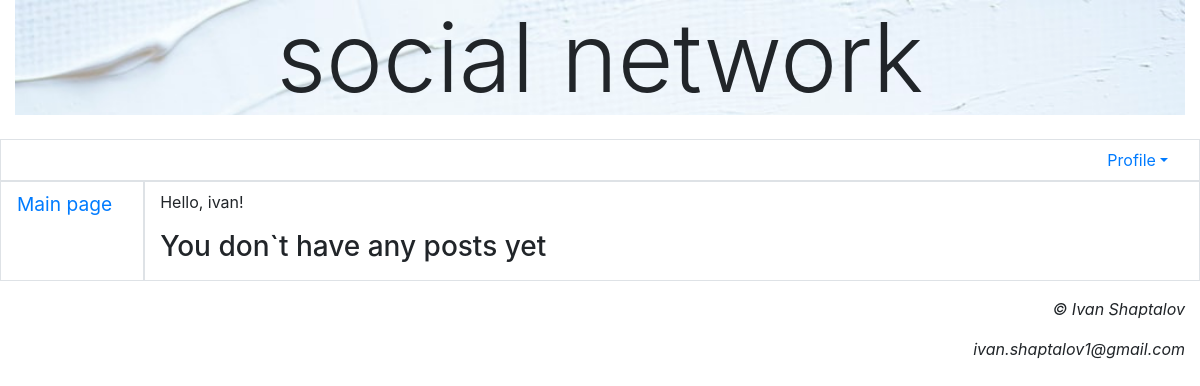
Page /accounts/profile/ (signed in) on the earlier database version.
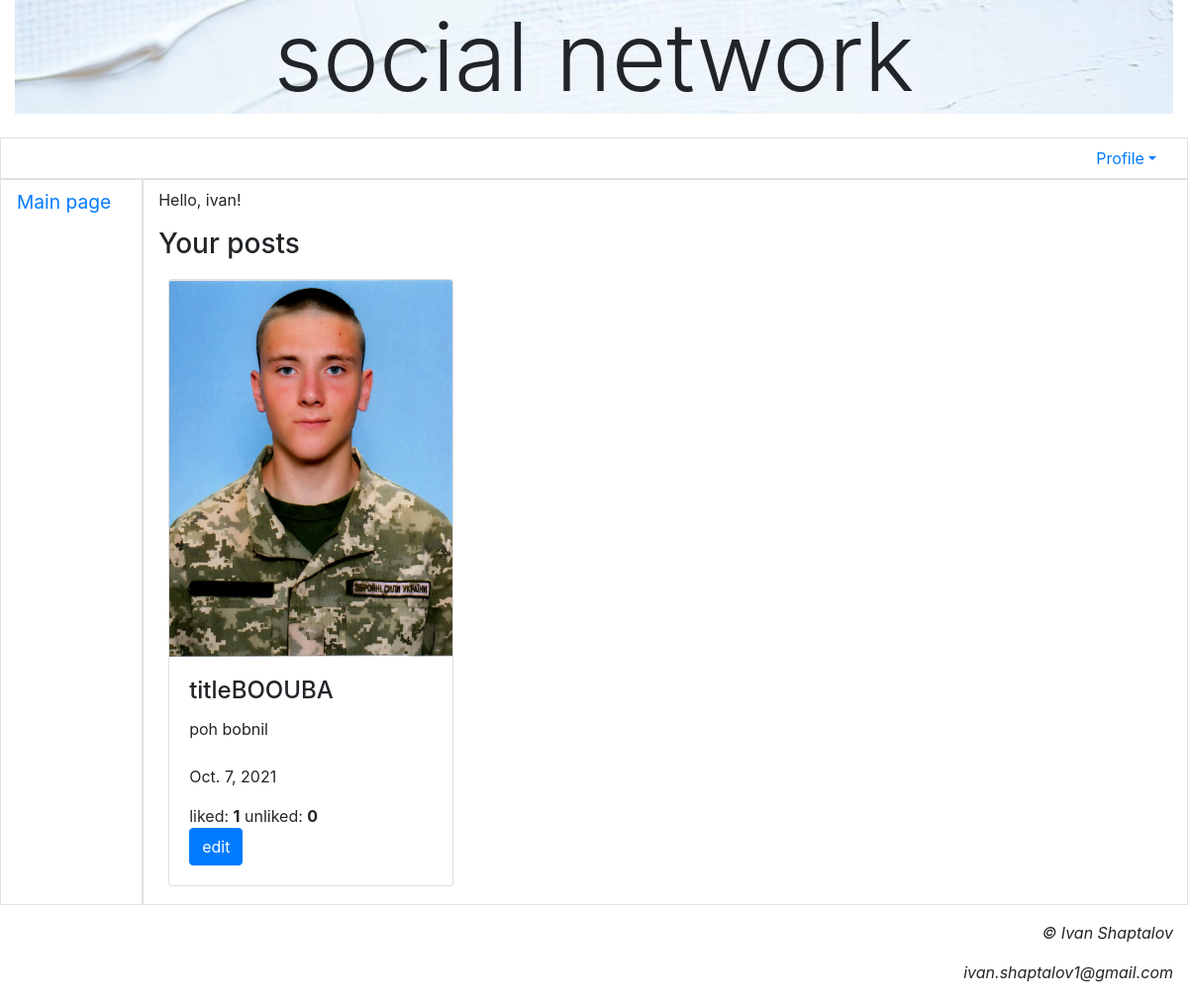
Same page on the later database version.
### social_network/models.py (models this page shows, shortened)
class Post(models.Model):
    title = models.CharField(max_length=40,
                             verbose_name='Title')
    content = models.TextField(verbose_name='Content')
    image = models.ImageField(blank=True, upload_to=get_timestamp_path,
                              verbose_name='Image', null=True)
    is_active = models.BooleanField(default=True, db_index=True,
                                    verbose_name='Is post active')
    created_at = models.DateTimeField(auto_now_add=True, db_index=True,
                                      verbose_name='Post created at')
    author = models.ForeignKey(PostUser, on_delete=models.CASCADE,
                               verbose_name='Author')
    def like_count(self):
        return self.likereaction_set.all().filter(reaction='like').count()
    def unlike_count(self):
        return self.likereaction_set.all().filter(reaction='unlike').count()

### social_network/views.py (the view)
# urls.py: path('accounts/profile/', views.profile_posts, name='profile'),
@login_required
def profile_posts(request):
    posts = Post.objects.all().filter(author_id=request.user.pk)
    context = {'posts': posts}
    return render(request, 'main/profile.html', context)

### social_network/templates/main/profile.html (shortened to what this page needs)
{% extends "layout/basic.html" %}
{% load bootstrap4 %}
{% load static %}
{% block content %}
    {% if user.username %}
        <p>Hello, {{ user.username }}!</p>
    {% else %}
        <p>Hello!</p>
    {% endif %}
    {% if posts %}
        <h3>Your posts</h3>
        <div style="display: flex; flex-direction: row; flex-wrap: wrap">
            {% if posts %}
                {% for post in posts %}
                    <li class="card" style="width: 18rem; margin: 10px">
                        {% url 'social_network:profile_post_edit' pk=post.pk as url %}
                        <div class="media-body">
                            <a href="{{ url }}{{ all }}">
                                {% if post.image %}
                                    <img class="card-img-top" src="{% static post.image %}" alt="image">
                                {% else %}
                                    <img class="card-img-top" src="{% static 'alt_image.jpg' %}" alt="alt">
                                {% endif %}
                            </a>
                        </div>
                        <div class="card-body">
                            <div>
                                <h4 class="card-title">{{ post.title }}</h4>
                                <p class="card-text">{{ post.content }}</p>
                            </div>
                            <br>
                            <div>
                                <p class>{{ post.created_at.date }}</p>
                            </div>
                            <div>
                                liked:
                                <b>{{ post.like_count }}</b>
                                unliked:
                                <b>{{ post.unlike_count }}</b><br>
                            </div>
                            <div>
                                <a class="btn btn-primary" href="{{ url }}{{ all }}">edit</a>
                            </div>
                        </div>
                    </li>
                {% endfor %}
                </div>
            {% else %}
                <h4 class="text-center"></h4>
            {% endif %}
    {% else %}
        <h3>You don`t have any posts yet</h3>
    {% endif %}
{% endblock %}

Differences in the rows shown:
added Post: image (picture), title "titleBOOUBA", content "poh bobnil", created_at "Oct. 7, 2021", like_count "1", unlike_count "0"
Other differences:
text no longer shown: "You don`t have any posts yet"
text now shown: "Your posts"
